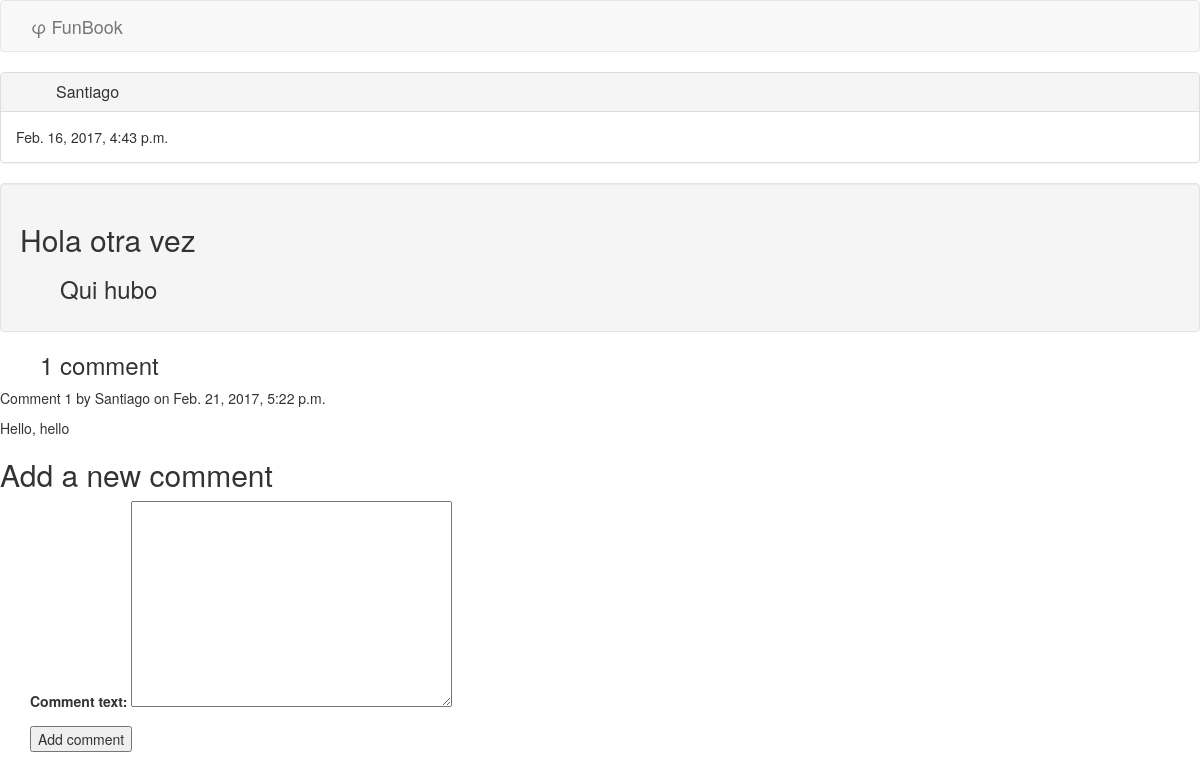
The page /socrates/9/ on the database its author committed.
### socrates/models.py (models this page shows, shortened)
class Question(models.Model):
    owner = models.ForeignKey(User, related_name='question_user', verbose_name='Owner')
    question_text = models.CharField(max_length=200)
    pub_date = models.DateTimeField(auto_now_add=True,blank = True)
    question_body = models.TextField(max_length=1000, blank = True)

class Comment(models.Model):
    question = models.ForeignKey(Question, related_name='comments')
    ownerComment = models.ForeignKey(User, related_name='comment_user', verbose_name='OwnerComment',blank=True)
    comment_text = models.TextField(max_length=600)
    comment_date = models.DateTimeField(auto_now_add=True, blank=True)
    votes = models.IntegerField(default=0)

### socrates/views.py (the view)
# urls.py: url(r'^(?P<question_id>[0-9]+)/$', views.detail, name='detail'),
def detail(request, question_id):
    try:
        question = Question.objects.get(pk=question_id)
	comments = question.comments
	if request.method == 'POST':
	  comment_form = CommentForm(data=request.POST)
	  if comment_form.is_valid():
	    new_comment = comment_form.save(commit=False)
	    new_comment.question = question
	    new_comment.ownerComment = request.user
	    new_comment.save()
	else:
	    comment_form = CommentForm()
	return render(request,'socrates/detail.html',
		     {'question': question, 'comments': comments, 'comment_form': comment_form})
    except Question.DoesNotExist:
        raise Http404("Question does not exist")

### socrates/forms.py
class CommentForm(forms.ModelForm):
  class Meta:
    model = Comment
    fields = ('comment_text',)

### socrates/templates/socrates/detail.html (shortened to what this page needs)
<html>
  <head>
    {% load static %}
    <link href="{% static "login/style.css" %}" rel="stylesheet">
    <link href="{% static "login/bootstrap/CSS/bootstrap.css" %}" rel="stylesheet">
  </head>
    <nav class="navbar navbar-default">
      <div class="container-fluid">
        <div class="navbar-header">
          <a class="navbar-brand" href="#">
            <a class="navbar-brand" href="/socrates">φ FunBook</a>
          </a>
        </div>
      </div>
  </nav>
<div class="panel panel-default">
  <div class="panel-heading">
    <h3 class="panel-title">{{ question.owner }}</h3>
  </div>
   <div class="panel-body">{{ question.pub_date }}</div>
</div>
<div class="well"><h2>{{ question.question_text }}</h2>
<h3>{{ question.question_body }}</h3></div>
{% with comments.count as total_comments %}
  <h3>
    {{ total_comments }} comment{{ total_comments|pluralize }}
  </h3>
{% endwith %}
{% for comment in comments.all %}
  <div class="comment">
    <p class="info">
      Comment {{ forloop.counter }} by {{ comment.ownerComment }}
      on {{ comment.comment_date }}
    </p>
    {{ comment.comment_text|linebreaks }}
  </div>
{% empty %}
  <p>There are no comments yet.</p>
{% endfor %}
{% if new_comment %}
  <h2>Your comment has been added.</h2>
{% else %}
  <h2>Add a new comment</h2>
  <form action="." method="post">
    {{ comment_form.as_p }}
    <p><input type="submit" value="Add comment"></p>
  </form>
{% endif %}

### login/static/login/style.css (style rules this page uses)
form { padding-left: 30px; }
h3 { padding-left: 40px; }

### rows shown on the page
Question: owner "Santiago", pub_date "Feb. 16, 2017, 4:43 p.m.", question_text "Hola otra vez", question_body "Qui hubo"
Comment: ownerComment "Santiago", comment_date "Feb. 21, 2017, 5:22 p.m.", comment_text "Hello, hello"

### other values the page prints
{{ total_comments }} "1"
